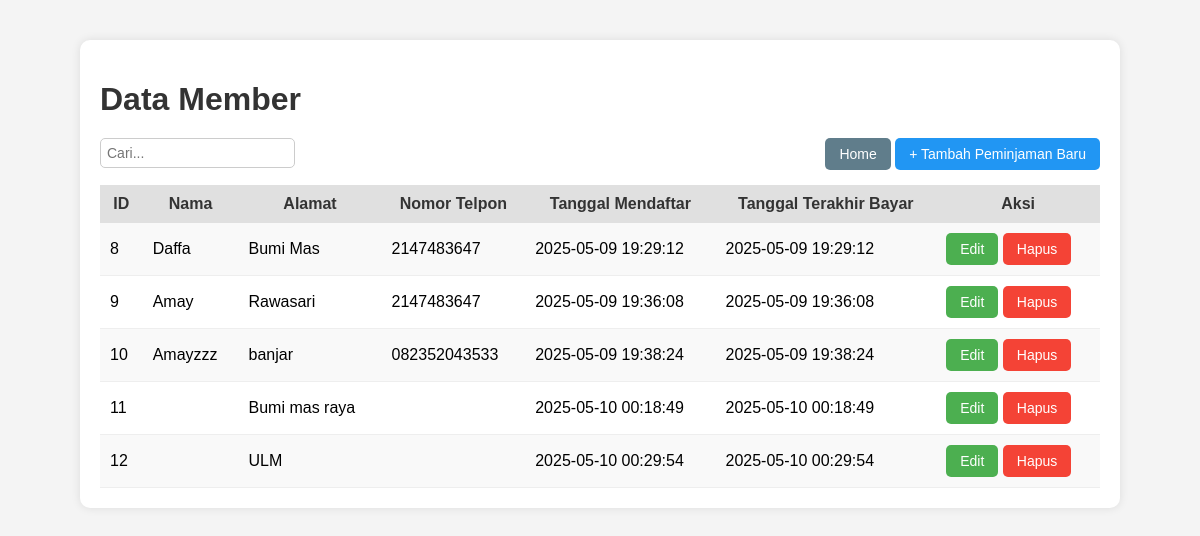
The page /Member.php on the database its author committed.
### tables this page shows
CREATE TABLE `member` (
  `id_member` int(11) NOT NULL,
  `nama_member` varchar(250) NOT NULL,
  `nomor_member` varchar(15) NOT NULL,
  `alamat` text NOT NULL,
  `tgl_mendaftar` datetime NOT NULL DEFAULT current_timestamp(),
  `tgl_terakhir_bayar` datetime NOT NULL DEFAULT current_timestamp()
);

### Model.php (called while the page is built, shortened)
<?php
function getAllMember() {
    $koneksi = koneksiDatabase();
    $query = "SELECT * FROM member";
    return mysqli_query($koneksi, $query);
}
?>

### Member.php (the view, shortened to what this page needs)
<?php
require_once 'Model.php';
$members = getAllMember();
?>
<!DOCTYPE html>
<html>
<head>
    <link rel="stylesheet" href="style.css">
</head>
<body>
    <div class="container">
        <h1>Data Member</h1>
        <div class="actions">
            <form>
                <input type="search" placeholder="Cari...">
            </form>
            <div>
                <a href="index.php" class="btn btn-home">Home</a>
                <a href="FormMember.php" class="btn btn-link">+ Tambah Peminjaman Baru</a>
            </div>
        </div>
        <table>
            <tr>
                <th>ID</th>
                <th>Nama</th>
                <th>Alamat</th>
                <th>Nomor Telpon</th>
                <th>Tanggal Mendaftar</th>
                <th>Tanggal Terakhir Bayar</th>
                <th>Aksi</th>
            </tr>
            <?php while ($row = mysqli_fetch_assoc($members)) : ?>
                <tr>
                    <td><?= $row['id_member']; ?></td>
                    <td><?= $row['nama_member']; ?></td>
                    <td><?= $row['alamat']; ?></td>
                    <td><?= $row['nomor_member']; ?></td>
                    <td><?= $row['tgl_mendaftar']; ?></td>
                    <td><?= $row['tgl_terakhir_bayar']; ?></td>
                    <td>
                        <form action="FormEditMember.php" method="get" style="display:inline;">
                            <button class="btn btn-edit">Edit</button>
                        </form>
                        <form method="post" style="display:inline;" onsubmit="return confirm('Yakin ingin menghapus?');">
                            <button class="btn btn-hapus">Hapus</button>
                        </form>
                    </td>
                </tr>
            <?php endwhile; ?>
        </table>
    </div>
</body>
</html>

### style.css (style rules this page uses)
body { font-family: Arial, sans-serif; margin: 40px; background-color: #f4f4f4; }
.container { max-width: 1000px; margin: auto; background: #fff; padding: 20px; border-radius: 10px; box-shadow: 0 0 10px rgba(0,0,0,0.1); }
h1 { color: #333; margin-bottom: 20px; }
.actions { display: flex; justify-content: space-between; margin-bottom: 15px; }
.btn { font-size: 14px; padding: 8px 14px; border-radius: 5px; border: none; cursor: pointer; text-decoration: none; display: inline-block; color: #fff; }
.btn-edit { background-color: #4CAF50; }
.btn-hapus { background-color: #f44336; }
.btn-link { background-color: #2196F3; }
.btn-home { background-color: #607D8B; }
input[type="search"] { padding: 6px; font-size: 14px; border-radius: 5px; border: 1px solid #ccc; }
table { border-collapse: collapse; width: 100%; margin-top: 10px; background-color: white; }
table th { background-color: #e0e0e0; color: #333; padding: 10px; }
table td { padding: 10px; border-bottom: 1px solid #eee; }
tr:nth-child(even) { background-color: #f9f9f9; }

### rows shown on the page
member: id_member "8", nama_member "Daffa", alamat "Bumi Mas", nomor_member "2147483647", tgl_mendaftar "2025-05-09 19:29:12", tgl_terakhir_bayar "2025-05-09 19:29:12"
member: id_member "9", nama_member "Amay", alamat "Rawasari", nomor_member "2147483647", tgl_mendaftar "2025-05-09 19:36:08", tgl_terakhir_bayar "2025-05-09 19:36:08"
member: id_member "10", nama_member "Amayzzz", alamat "banjar", nomor_member "082352043533", tgl_mendaftar "2025-05-09 19:38:24", tgl_terakhir_bayar "2025-05-09 19:38:24"
member: id_member "11", alamat "Bumi mas raya", tgl_mendaftar "2025-05-10 00:18:49", tgl_terakhir_bayar "2025-05-10 00:18:49"
member: id_member "12", alamat "ULM", tgl_mendaftar "2025-05-10 00:29:54", tgl_terakhir_bayar "2025-05-10 00:29:54"
